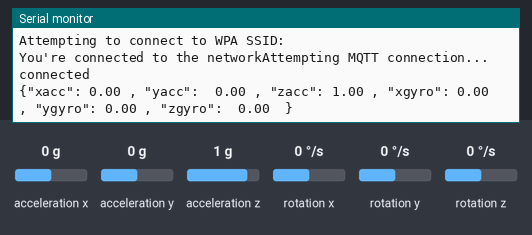
Bench run of a sketch on a simulated Arduino Nano 33 IoT. Parts: the last lines printed to the serial monitor. The inputs (shaded band) are chosen by the test bench; at power-on: acceleration x 0 g, acceleration y 0 g, acceleration z 1 g, rotation x 0 °/s, rotation y 0 °/s, rotation z 0 °/s. WiFi joins after 1.5 s; servers stay silent unless stated; no MQTT or app messages arrive unless stated.

Above: at 12.7 s.
12.8 s: acceleration x set to -1.4 g
At 14.4 s:
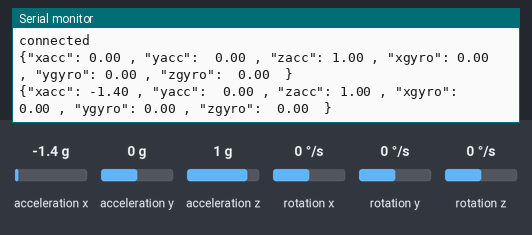
15.3 s: acceleration y set to -1.4 g
At 16.1 s:
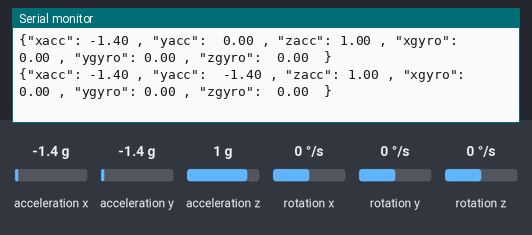
17.8 s: acceleration z set to -1.4 g
At 20.1 s:
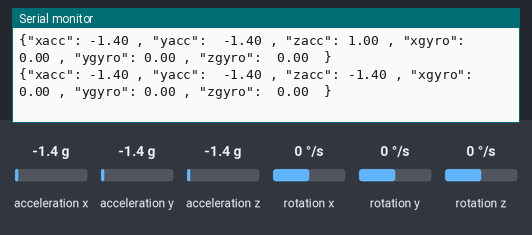
20.3 s: rotation x set to -192 °/s
At 22.3 s:
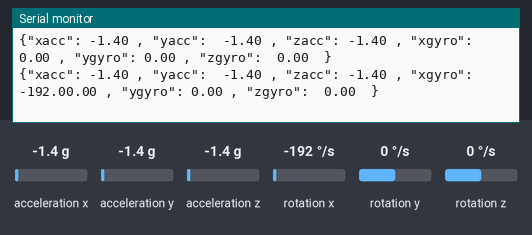
22.8 s: rotation y set to -192 °/s
At 23.9 s:
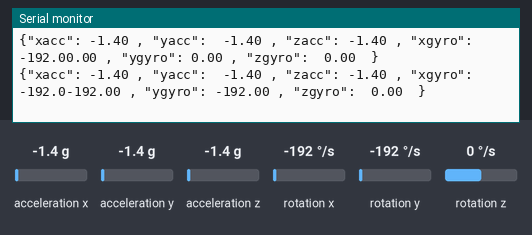

The sketch:

ubidotsMQTT.ino
```cpp
#include <WiFiNINA.h>
#include <PubSubClient.h>
#include <SPI.h>
#include <Arduino_LSM6DS3.h>
#include <stdio.h>
#include <avr/dtostrf.h>

#include "secrets.h"
/*************************
 * Define Constants
 */
char ssid[] = SECRET_SSID;        //network SSID (name)
char pass[] = SECRET_PASS;    //network password (use for WPA, or use as key for WEP)
char token[]= TOKEN;
#define VARIABLE_LABEL_1 "xacc"
#define VARIABLE_LABEL_2 "yacc"
#define VARIABLE_LABEL_3 "zacc"
#define VARIABLE_LABEL_4 "xgyro"
#define VARIABLE_LABEL_5 "ygyro"
#define VARIABLE_LABEL_6 "zgyro"
#define DEVICE_LABEL "arduino"
#define MQTT_CLIENT_NAME "84CCA878C724"
int status = WL_IDLE_STATUS;     // the WiFi radio's status

char mqttBroker[] = "industrial.api.ubidots.com";
char payload[700];
char topic[150];

char str_x_Acc[6];
char str_y_Acc[6];
char str_z_Acc[6];
char str_x_Gyro[6];
char str_y_Gyro[6];
char str_z_Gyro[6];


/***************************
 * Initialise constructors for objects
 */

WiFiClient ubidots;
PubSubClient client(ubidots);

void callback(char* topic, byte* payload, unsigned int length) {
  Serial.print("Message arrived from [");
  Serial.print(topic);
  Serial.print("] ");
  for (int i=0;i<length;i++) {
    Serial.print((char)payload[i]);
  }
   Serial.println();
}

void reconnect() {
  // Loop until we're reconnected
  while (!client.connected()) {
    Serial.println("Attempting MQTT connection...");

    // Attempt to connect
    if (client.connect(MQTT_CLIENT_NAME, TOKEN,"")) {
      Serial.println("connected");
    } else {
      Serial.print("failed, rc=");
      Serial.print(client.state());
      Serial.println(" try again in 2 seconds");
      // Wait 2 seconds before retrying
      delay(2000);
    }
  }
}

void setup() {
  Serial.begin(9600);
  while (!Serial);

     // check for the WiFi module:
  if (WiFi.status() == WL_NO_MODULE) {
    Serial.println("Communication with WiFi module failed!");
    // don't continue
    while (true);
  }

  // attempt to connect to WiFi network:
  while (status != WL_CONNECTED) {
    Serial.print("Attempting to connect to WPA SSID: ");
    Serial.println(ssid);
    // Connect to WPA/WPA2 network:
    status = WiFi.begin(ssid, pass);

    // wait 10 seconds for connection:
    delay(10000);
  }

  // you're connected now, so print out the data:
  Serial.print("You're connected to the network");


   if (!IMU.begin()) {
    Serial.println("Failed to initialize IMU!");

    while (1);
  }

  client.setServer(mqttBroker, 1883);
  client.setCallback(callback);

}

void loop() {

  if (!client.connected()) {
     reconnect();
}

  float xacc, yacc, zacc, xgyro, ygyro, zgyro;

  if (IMU.accelerationAvailable()) {
    IMU.readAcceleration(xacc, yacc, zacc);}
  if (IMU.gyroscopeAvailable()) {
    IMU.readGyroscope(xgyro, ygyro, zgyro);}


  dtostrf(xacc,4,2,str_x_Acc);
  dtostrf(yacc,4,2,str_y_Acc);
  dtostrf(zacc,4,2,str_z_Acc);
  dtostrf(xgyro,4,2,str_x_Gyro);
  dtostrf(ygyro,4,2,str_y_Gyro);
  //dtostrf(zgyro,4,2,str_z_Gyro);


  sprintf(topic, "%s", ""); // Cleans the topic content
  sprintf(topic, "%s%s", "/v1.6/devices/", DEVICE_LABEL);

  sprintf(payload, "%s", ""); //Cleans the payload

  sprintf(payload, "{\"%s\":", VARIABLE_LABEL_1); // Adds the variable label
  sprintf(payload, "%s %s ,", payload, str_x_Acc); // Adds the value

  sprintf(payload, "%s \"%s\":", payload, VARIABLE_LABEL_2); // Adds the variable label
  sprintf(payload, "%s  %s ,", payload, str_y_Acc); // Adds the value

  sprintf(payload, "%s \"%s\":", payload, VARIABLE_LABEL_3); // Adds the variable label
  sprintf(payload, "%s %s ,", payload, str_z_Acc); // Adds the value

  sprintf(payload, "%s \"%s\":", payload, VARIABLE_LABEL_4); // Adds the variable label
  sprintf(payload, "%s %s ,", payload, str_x_Gyro); // Adds the value

  sprintf(payload, "%s \"%s\":", payload, VARIABLE_LABEL_5); // Adds the variable label
  sprintf(payload, "%s %s ,", payload, str_y_Gyro); // Adds the value

  sprintf(payload, "%s \"%s\":", payload, VARIABLE_LABEL_6); // Adds the variable label
  sprintf(payload, "%s  %.2f ", payload, zgyro); // Adds the value


  sprintf(payload, "%s }", payload); // Closes the dictionary brackets

  Serial.print(payload);
  Serial.println();


  client.publish(topic, payload);
  client.loop();
  delay(2000);


}
```

secrets.h
```cpp
#define SECRET_SSID ""
#define SECRET_PASS ""
#define TOKEN ""
```

Measured:
- after the input at 12.8 s, the serial monitor: prints a new line after 0.76 s (image 1)
- after the input at 15.3 s, the serial monitor: prints a new line after 0.26 s (image 2)
- after the input at 17.8 s, the serial monitor: prints a new line after 1.8 s (image 3)
- after the input at 20.3 s, the serial monitor: prints a new line after 1.3 s (image 4)
- after the input at 22.8 s, the serial monitor: prints a new line after 0.78 s (image 5)
